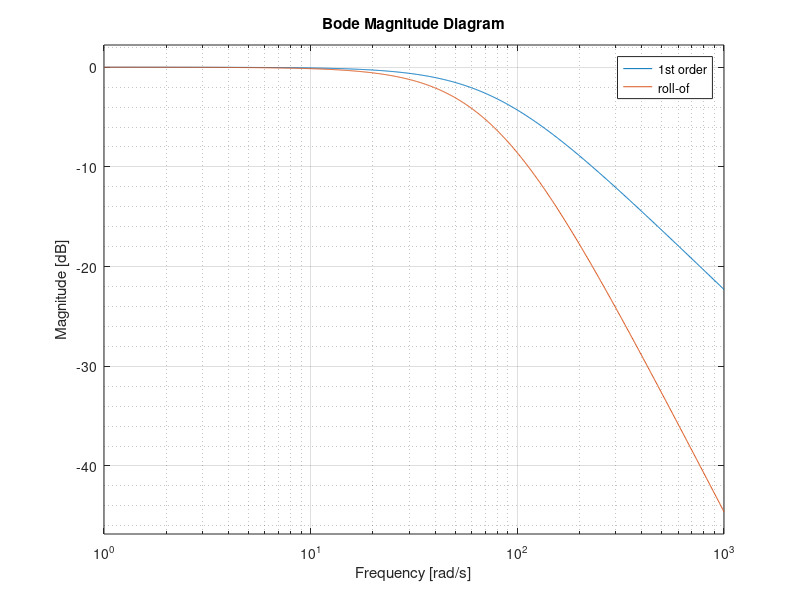

The MATLAB script that drew this image:
clf; clear all; clc;
%%
gain = 1; freq = 77;
signal = gain * tf(1, [1/freq, 1]);
signal_2 = gain * tf(1, conv([1/freq, 1], [1/freq, 1]));
bodemag(signal); hold on;
bodemag(signal_2);
legend('1st order', 'roll-of');
grid minor;
